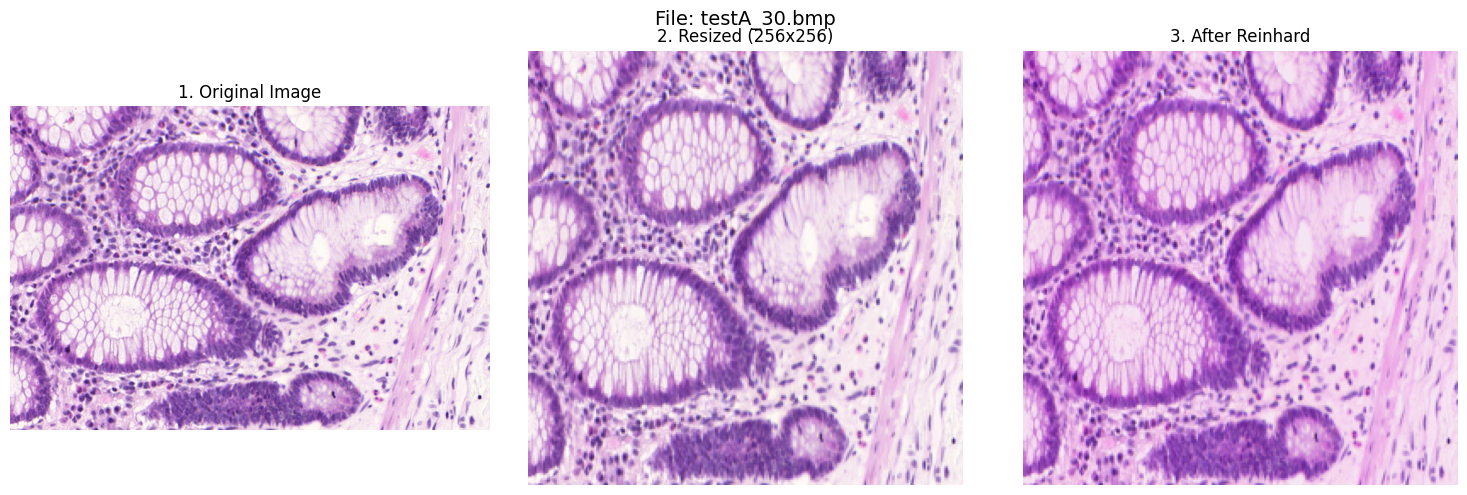
#> input picture normalization.png, 1467 x 495 px; its folder holds only this picture in this run
$ python -i dab_extractor.py   (imports and definitions only)
#> lines starting #> are read from the running program, lines starting #| are printed output that depends on the picture; after the words box and inside, x2 and y2 are one past the last pixel; in counts of white or black regions, pixels touching at a corner belong together
import cv2
import numpy as np


class DABExtractor:
    def __init__(self, method='multi_threshold'):
        """
        Initialize DAB Extractor
        Args:
            method: 'multi_threshold'
        """
#> in extract_and_analyze, image is the input picture: shape (495, 1467, 3); mean B, G, R 224, 188.6, 218.6
        self.method = method

    def detect_tissue_region(self, image):
        # 1. Preprocess
        gray = cv2.cvtColor(image, cv2.COLOR_RGB2GRAY)
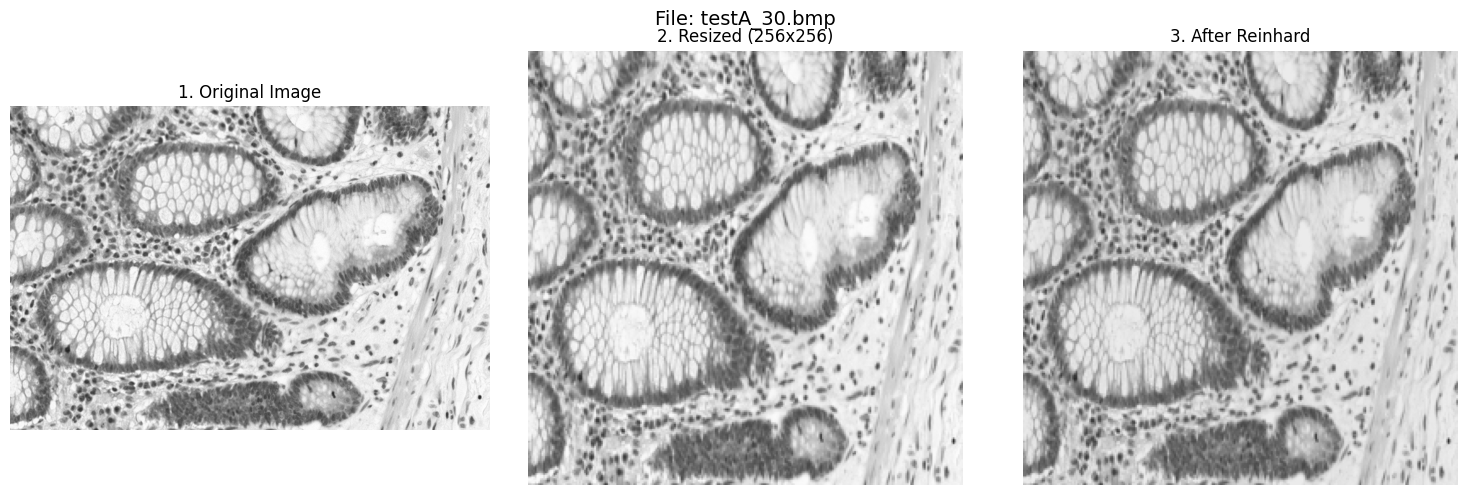
#> gray: shape (495, 1467); min 0, max 255, mean 201.6
        clahe = cv2.createCLAHE(clipLimit=2.0, tileGridSize=(8,8))
        enhanced = clahe.apply(gray)
        blurred = cv2.medianBlur(enhanced, 5)   # median often better than Gaussian here
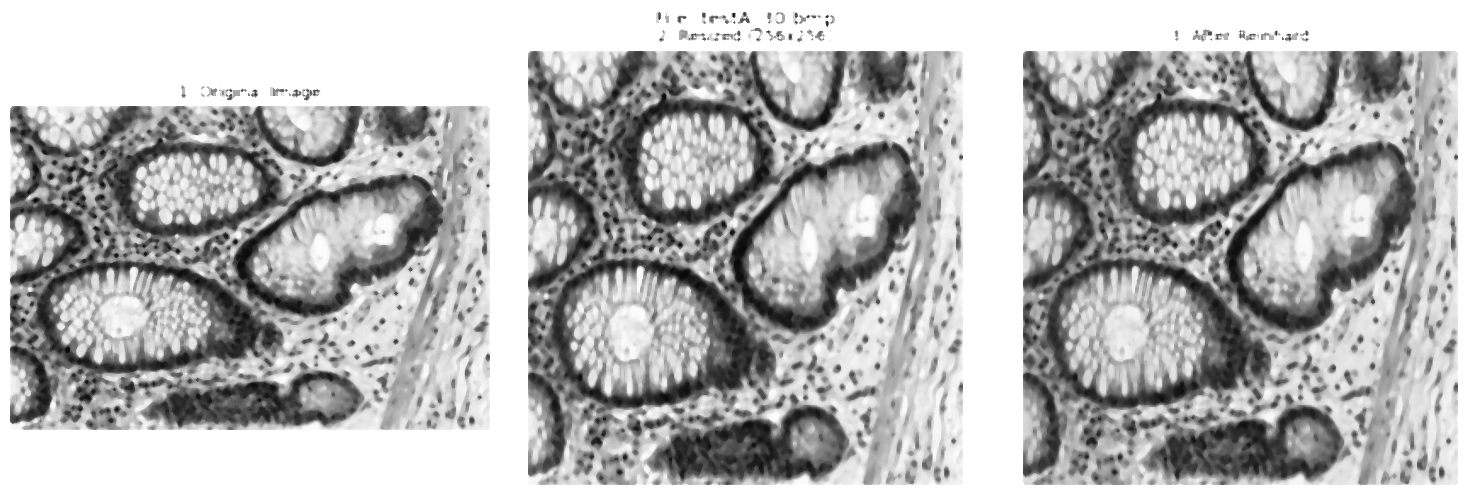
#> blurred: shape (495, 1467); min 8, max 255, mean 179.4

        # 2. Adaptive thresholding (most reliable for uneven bg)
        binary = cv2.adaptiveThreshold(
            blurred, 255,
            cv2.ADAPTIVE_THRESH_GAUSSIAN_C,
            cv2.THRESH_BINARY_INV,
            251,          # large block → good for global illumination changes
            15
        )
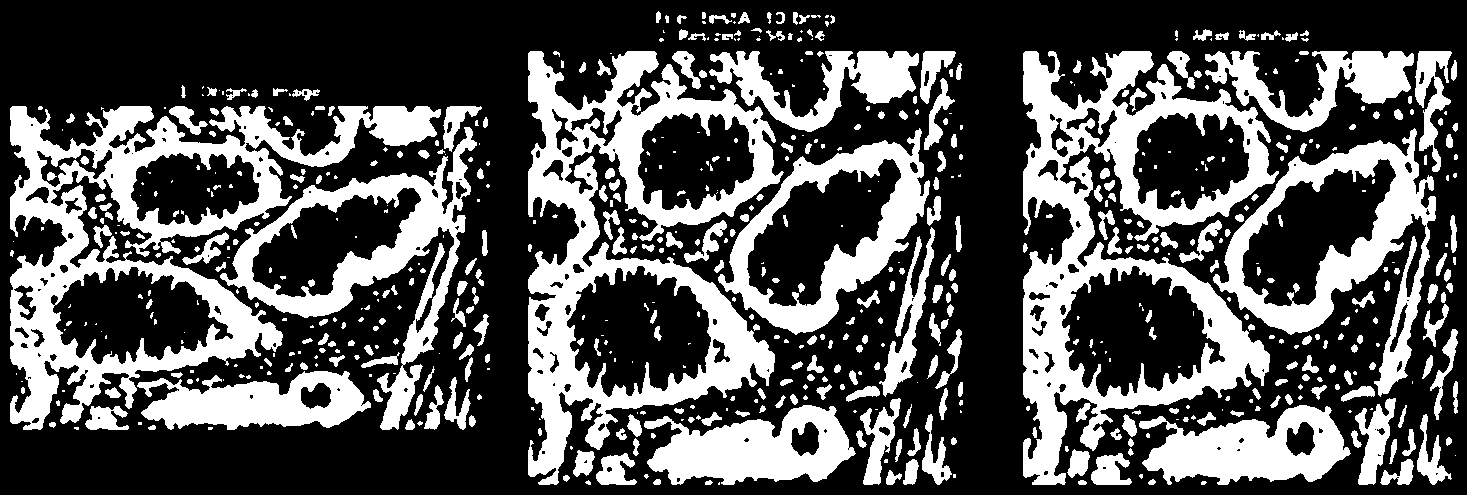
#> binary: shape (495, 1467); 33.3% white; 654 white regions (276 under 20 px), largest, box (x1, y1, x2, y2) and area: (10, 106, 441, 430) 37868, (1023, 51, 1279, 485) 37511, (528, 51, 784, 485) 37079

        # 3. Stronger cleaning
        kernel = cv2.getStructuringElement(cv2.MORPH_ELLIPSE, (25,25))
        binary = cv2.morphologyEx(binary, cv2.MORPH_CLOSE, kernel, iterations=2)
#> binary: shape (495, 1467); 74.4% white; 9 black regions, largest, box (x1, y1, x2, y2) and area: (0, 0, 660, 169) 63732, (828, 0, 1467, 495) 59808, (0, 380, 538, 495) 38387
        binary = cv2.morphologyEx(binary, cv2.MORPH_OPEN,  kernel, iterations=3)
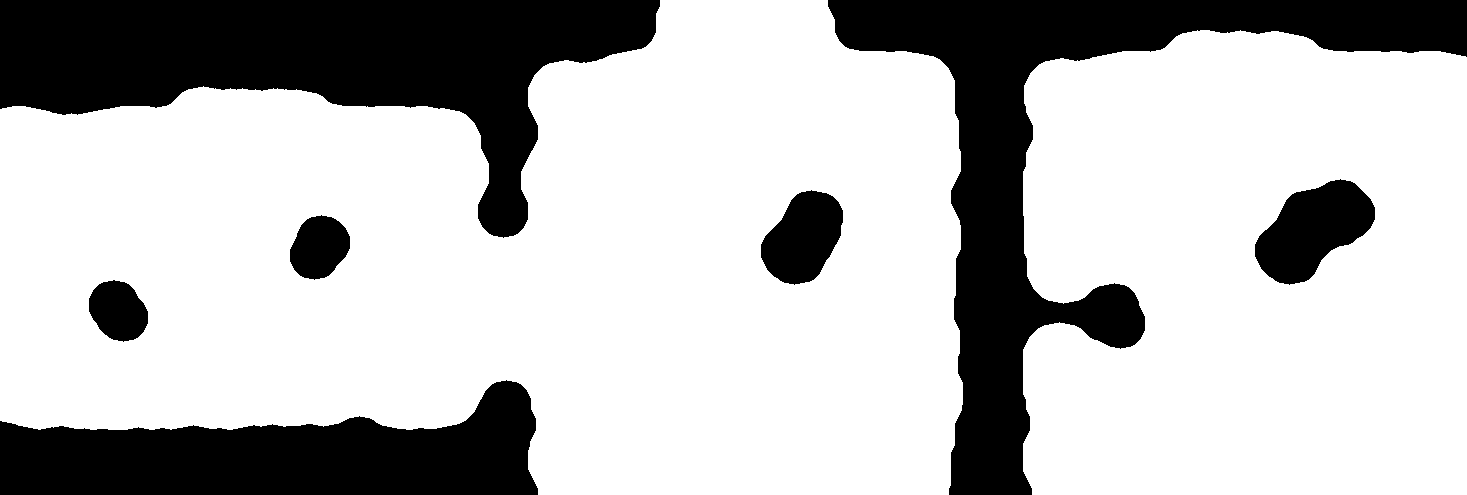
#> binary: shape (495, 1467); 73.6% white; 7 black regions

        # Optional: remove very small components early
        contours, _ = cv2.findContours(binary, cv2.RETR_EXTERNAL, cv2.CHAIN_APPROX_SIMPLE)
#> contours = 2 contours; box (x1, y1, x2, y2) and area: (0, 0, 963, 495) 358986, (1023, 30, 1467, 495) 191792
        if not contours:
            return None, None, None

        # Keep only largest → or filter by area
        valid_contours = [c for c in contours if cv2.contourArea(c) > 5000]  # tune
#> valid_contours has the same summary as contours
        if not valid_contours:
            return None, None, None

        largest = max(valid_contours, key=cv2.contourArea)
#> largest = contour of 887 points, box (x1, y1, x2, y2) (0, 0, 963, 495), area 358986

        mask = np.zeros_like(gray)
        cv2.drawContours(mask, [largest], -1, 255, cv2.FILLED)
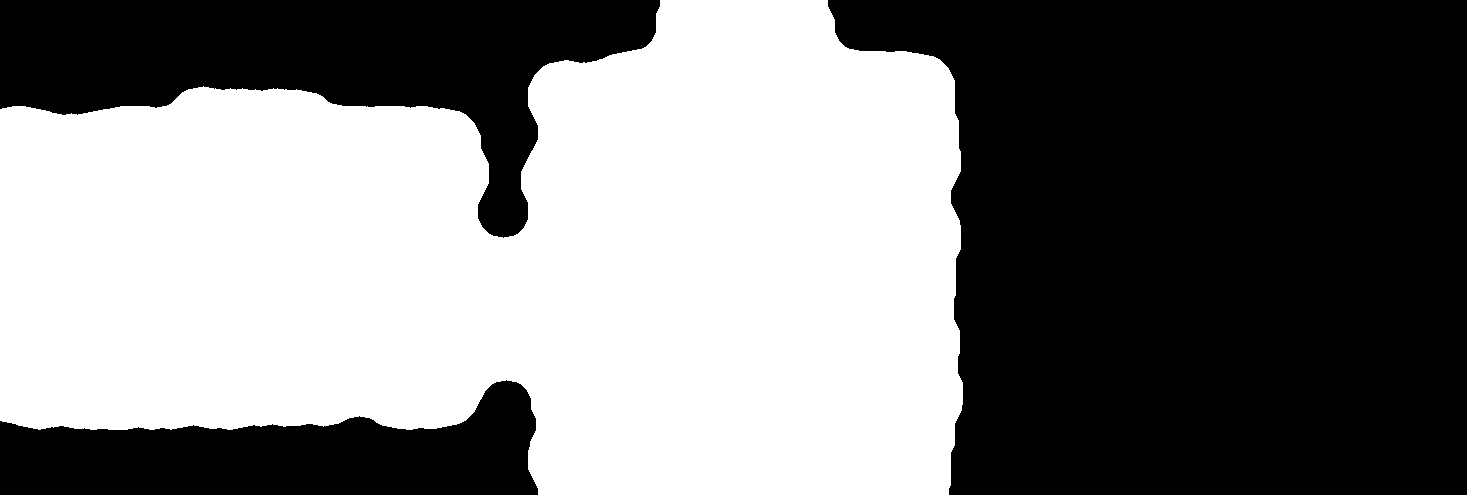
#> mask: shape (495, 1467); 49.6% white; 1 white region, box (x1, y1, x2, y2) and area: (0, 0, 963, 495) 360505

        x,y,w,h = cv2.boundingRect(largest)
#> x = 0; y = 0; w = 963; h = 495
#> in extract_and_analyze, `tissue_mask, contour, bbox = self.detect_tissue_region(image_rgb)`: contour has the same summary as largest in detect_tissue_region; bbox = (0, 0, 963, 495)
        return mask, largest, (x,y,w,h)

    # [47 lines left out: function preview_tissue_detection, not called in this run]

    def multi_threshold_rgb(self, masked_image, tissue_mask):
        """
        Multi-level RGB thresholding for varied brown intensities
        Best for images with strong and varied DAB staining
        """
        R = masked_image[:, :, 0].astype(np.float32)
        G = masked_image[:, :, 1].astype(np.float32)
        B = masked_image[:, :, 2].astype(np.float32)

        # Light brown (tan areas)
        light_brown = (R > 100) & (R > B * 1.05) & (R > G * 1.02) & (B < 200)
#> light_brown: shape (495, 1467) bool; 0.48% white in thin lines or dots, all inside (x1, y1, x2, y2) = (10, 51, 961, 485)

        # Medium brown (typical DAB)
        medium_brown = (R > 100) & (R > B * 1.25) & (R > G * 1.1) & (B < 150)
#> medium_brown: shape (495, 1467) bool; 0.01% white in thin lines or dots, all inside (x1, y1, x2, y2) = (29, 88, 699, 411)

        # Dark brown (strong DAB)
        dark_brown = (R > 80) & (R > B * 1.3) & (G > 50) & (B < 120)
#> dark_brown: shape (495, 1467) bool; 0% white in thin lines or dots, all inside (x1, y1, x2, y2) = (36, 113, 235, 250)

        # Exclude very bright white areas (unstained)
        intensity_sum = R + G + B
        not_white = intensity_sum < 720
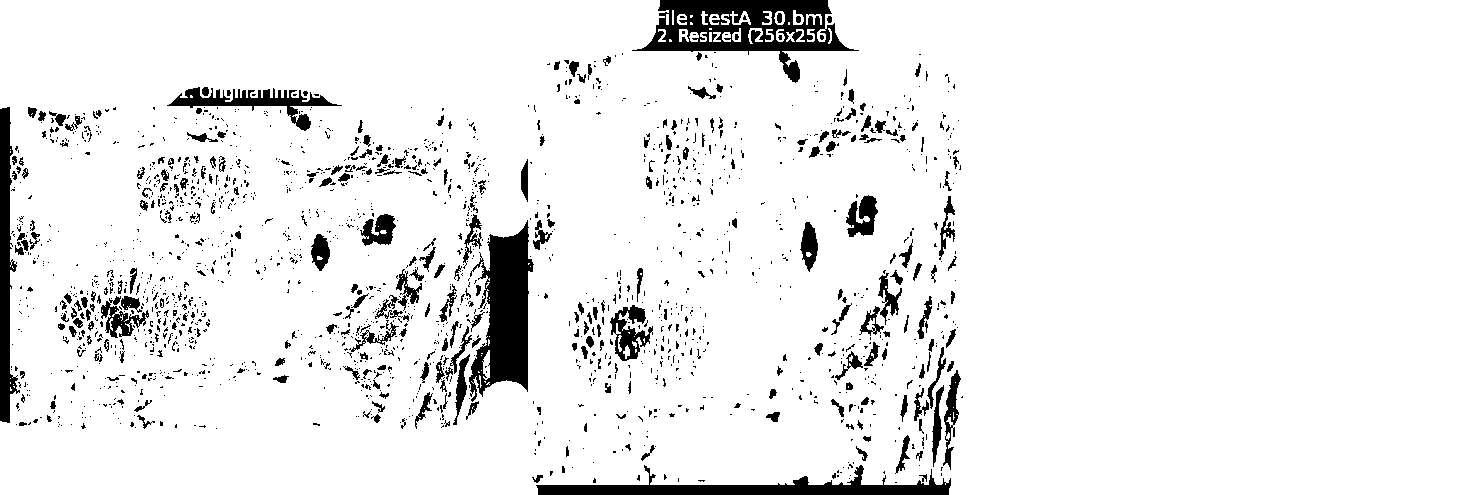
#> not_white: shape (495, 1467) bool; 92.8% white; 1856 black regions (1556 under 20 px), largest, box (x1, y1, x2, y2) and area: (632, 0, 859, 83) 7412, (469, 220, 534, 402) 6623, (536, 465, 951, 495) 4580

        # Combine all brown intensities
        all_brown = (light_brown | medium_brown | dark_brown) & not_white

        dab_mask = np.zeros(masked_image.shape[:2], dtype=np.uint8)
        dab_mask[all_brown] = 255
        dab_mask = cv2.bitwise_and(dab_mask, tissue_mask)

        # Morphological cleanup
        kernel = cv2.getStructuringElement(cv2.MORPH_ELLIPSE, (3, 3))
        dab_mask = cv2.morphologyEx(dab_mask, cv2.MORPH_OPEN, kernel)
#> dab_mask: shape (495, 1467); 0.05% white in thin lines or dots, all inside (x1, y1, x2, y2) = (70, 51, 906, 430)
        dab_mask = cv2.morphologyEx(dab_mask, cv2.MORPH_CLOSE, kernel, iterations=2)

        return dab_mask

    # [69 lines of commented-out code are left out]

    def extract_and_analyze(self, image_path):
        """
        Extract and analyze DAB staining
        Args:
            image_path: path to input image
        Returns:
            tuple: (original, tissue_mask, result, metrics)
        """
        # Read image
        image = cv2.imread(image_path)
        if image is None:
            return None, None, None, {"Error": "Failed to load image"}

        image_rgb = cv2.cvtColor(image, cv2.COLOR_BGR2RGB)

        # Detect tissue region
        tissue_mask, contour, bbox = self.detect_tissue_region(image_rgb)
        if tissue_mask is None:
            return image_rgb, None, None, {"Error": "Tissue region not detected"}

        # Apply tissue mask
        masked_image = cv2.bitwise_and(image_rgb, image_rgb, mask=tissue_mask)

        dab_mask = self.multi_threshold_rgb(masked_image, tissue_mask)

        result = cv2.bitwise_and(masked_image, masked_image, mask=dab_mask)

        # Calculate metrics
        total_pixels = np.count_nonzero(tissue_mask)
#> total_pixels = 360505
        brown_pixels = np.count_nonzero(dab_mask)
#> brown_pixels = 352
        percentage = (brown_pixels / total_pixels) * 100 if total_pixels > 0 else 0
#> percentage = 0.0976

        gray = cv2.cvtColor(result, cv2.COLOR_RGB2GRAY)
        dab_values = gray[dab_mask > 0]
#> dab_values = 352 values, max 214 at index 310, min 81 at index 327, mean 149.3

        if len(dab_values) > 0:
            mean_intensity = np.mean(dab_values)
#> mean_intensity = 149.3
            std_intensity = np.std(dab_values)
#> std_intensity = 25.18
            min_intensity = np.min(dab_values)
#> min_intensity = 81
            max_intensity = np.max(dab_values)
#> max_intensity = 214
        else:
            mean_intensity = std_intensity = min_intensity = max_intensity = 0

        metrics = {
            "Method": self.method,
            "Image Size": f"{image_rgb.shape[1]}x{image_rgb.shape[0]}",
            "Tissue Area (pixels)": int(total_pixels),
            "Brown Pixels": int(brown_pixels),
            "DAB Coverage (%)": round(float(percentage), 2),
            "Mean Intensity": round(float(mean_intensity), 2),
            "Std Intensity": round(float(std_intensity), 2),
            "Min Intensity": int(min_intensity),
            "Max Intensity": int(max_intensity)
        }

        # Draw contours of the brown/DAB regions on the original image
        contour_overlay, num_regions = self.draw_dab_contours(image_rgb, dab_mask)
        metrics["DAB Regions"] = num_regions

        return image_rgb, tissue_mask, result, metrics, contour_overlay

    # [49 lines left out: function extract_and_analyze_whole, not called in this run]

    def draw_dab_contours(self, original_image, dab_mask):
        """
        Find contours of the detected DAB/brown regions and draw them
        on a copy of the original image.
        Args:
            original_image: RGB image (numpy array)
            dab_mask: binary mask of detected DAB pixels
        Returns:
            overlay: original image with DAB region contours drawn on it
        """
        overlay = original_image.copy()

        # Find all external contours in the DAB mask
        contours, _ = cv2.findContours(dab_mask, cv2.RETR_EXTERNAL, cv2.CHAIN_APPROX_SIMPLE)
#> contours = 48 contours, all with area under 20

        # Filter out tiny noise contours (tune area threshold as needed)
        min_area = 50
        significant_contours = [c for c in contours if cv2.contourArea(c) > min_area]
#> significant_contours = []

        # Draw filled semi-transparent highlight over DAB regions
        highlight = overlay.copy()
        cv2.drawContours(highlight, significant_contours, -1, (255, 165, 0), cv2.FILLED)
        cv2.addWeighted(highlight, 0.3, overlay, 0.7, 0, overlay)

        # Draw contour outlines on top (bright orange, visible against tissue)
        cv2.drawContours(overlay, significant_contours, -1, (255, 100, 0), 2)

        # Add legend text
        num_regions = len(significant_contours)
#> num_regions = 0

        return overlay, num_regions

>>> result = DABExtractor().extract_and_analyze('../normalization.png')
#> result = 5 items
